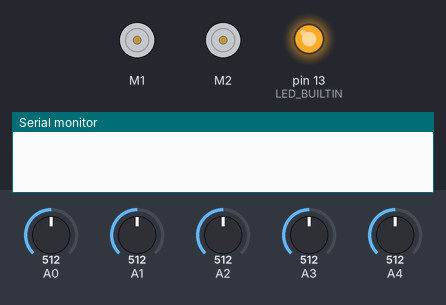
A sketch run on a simulated Arduino Uno, built with avr-gcc and run on an emulated ATmega328P. Shown: 2 × DC motor (green arrow = forward, orange = backward, longer = faster), output pins drawn as LEDs (lit = HIGH), the last lines printed to the serial monitor. Inputs (shaded band) come from the test bench; at power-on: A0 = 512, A1 = 512, A2 = 512, A3 = 512, A4 = 512.

Above: at 0.6 s.
At 10.6 s:
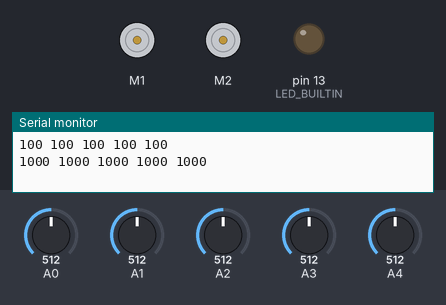
At 11.7 s:
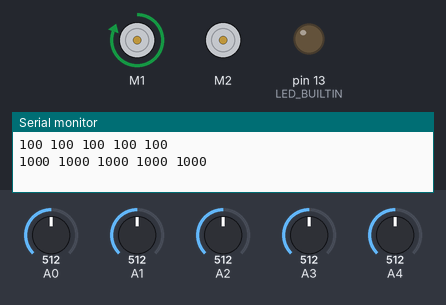
Timing chart, 0 to 13.2 s (numbered marks = the images above):
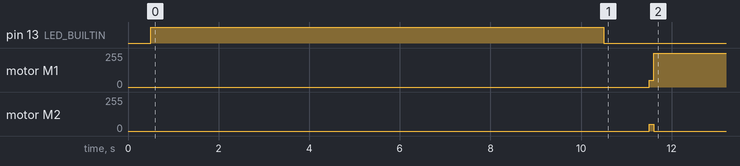

The sketch:

robo.ino
```cpp
#include <PID_v1.h>
#include <AFMotor.h>
#include <QTRSensors.h>

#define KP 0.5
#define KI 2
#define KD 2
#define M1_minumum_speed 50
#define M2_minumum_speed 50
#define M1_maksimum_speed 255
#define M2_maksimum_speed 255
#define MIDDLE_SENSOR 3
#define NUM_SENSORS 5
#define TIMEOUT 2500
#define EMITTER_PIN 2
#define DEBUG 0

double Input;
double motorSpeed;
double Setpoint;

AF_DCMotor motor1(1);
AF_DCMotor motor2(2);

QTRSensors qtr;

uint16_t sensorValues[NUM_SENSORS];

PID pid(&Input, &motorSpeed, &Setpoint, KP, KI, KD, DIRECT);

void setup()
{
  Serial.begin(9600);

  Setpoint = 2000;

  pid.SetMode(AUTOMATIC);
  pid.SetTunings(KP, KI, KD);


  qtr.setTypeAnalog();
  qtr.setSensorPins((const uint8_t[]){A0, A1, A2, A3, A4}, NUM_SENSORS);
  qtr.setEmitterPin(EMITTER_PIN);

  delay(500);
  pinMode(LED_BUILTIN, OUTPUT);
  digitalWrite(LED_BUILTIN, HIGH);

  for (uint16_t i = 0; i < 400; i++)
  {
    qtr.calibrate();
  }
  digitalWrite(LED_BUILTIN, LOW);

  for (uint8_t i = 0; i < NUM_SENSORS; i++)
  {
    Serial.print(qtr.calibrationOn.minimum[i]);
    Serial.print(' ');
  }
  Serial.println();

  for (uint8_t i = 0; i < NUM_SENSORS; i++)
  {
    Serial.print(qtr.calibrationOn.maximum[i]);
    Serial.print(' ');
  }
  Serial.println();
  Serial.println();
  delay(1000);
}

int lastError = 0;
//int last_proportional = 0;
//int integral = 0;

void loop()
{
  int position = qtr.readLineBlack(sensorValues);

  Input = map(position, 0, 5000, 0, 255);

  pid.Compute();

  /*
  int error = position - 2000;
  int motorSpeed = KP * error + KD * (error - lastError);
  lastError = error;
  */

  int leftMotorSpeed = M1_minumum_speed + motorSpeed;
  int rightMotorSpeed = M2_minumum_speed - motorSpeed;

  set_motors(leftMotorSpeed, rightMotorSpeed);
}

void set_motors(int motor1speed, int motor2speed)
{
  if (motor1speed > M1_maksimum_speed ) motor1speed = M1_maksimum_speed;
  if (motor2speed > M2_maksimum_speed ) motor2speed = M2_maksimum_speed;
  if (motor1speed < 0) motor1speed = 0;
  if (motor2speed < 0) motor2speed = 0;
  motor1.setSpeed(motor1speed);
  motor2.setSpeed(motor2speed);
  motor1.run(FORWARD);
  motor2.run(FORWARD);
}
```

Measured:
- by itself, motor M1: stopped → forward 50/255 at 11.5 s, → forward 255/255 0.10 s later
- by itself, motor M2: stopped → forward 50/255 at 11.5 s, → stopped 0.10 s later
